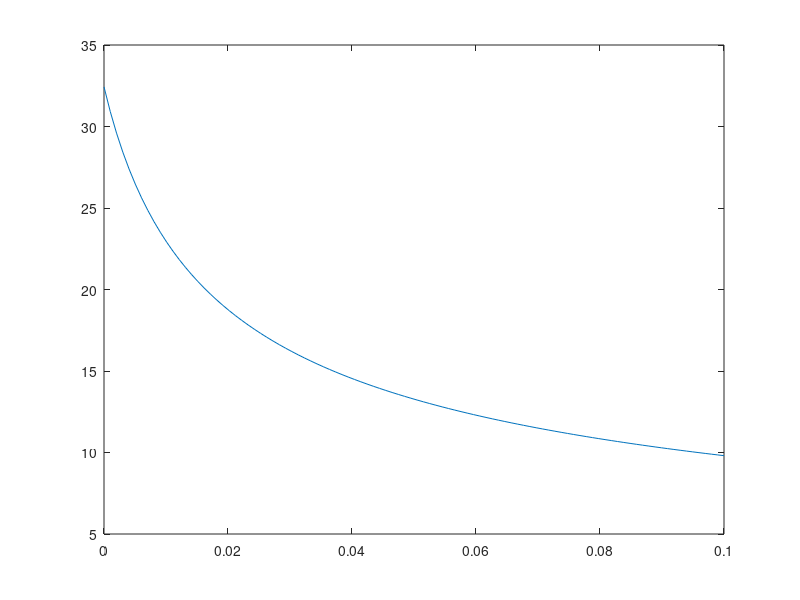
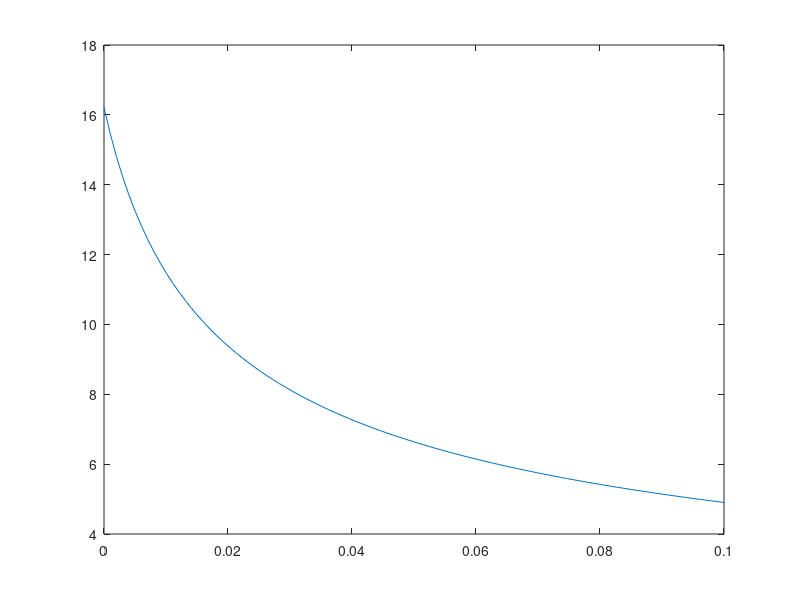
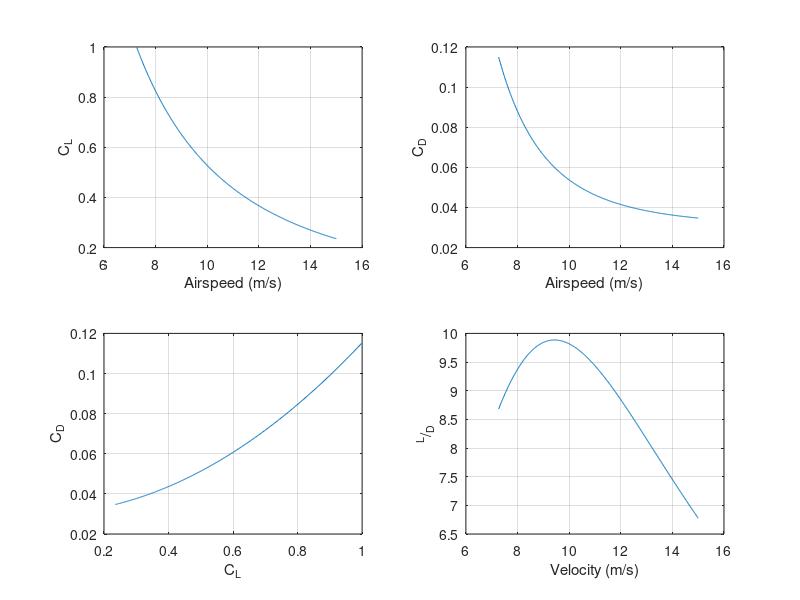
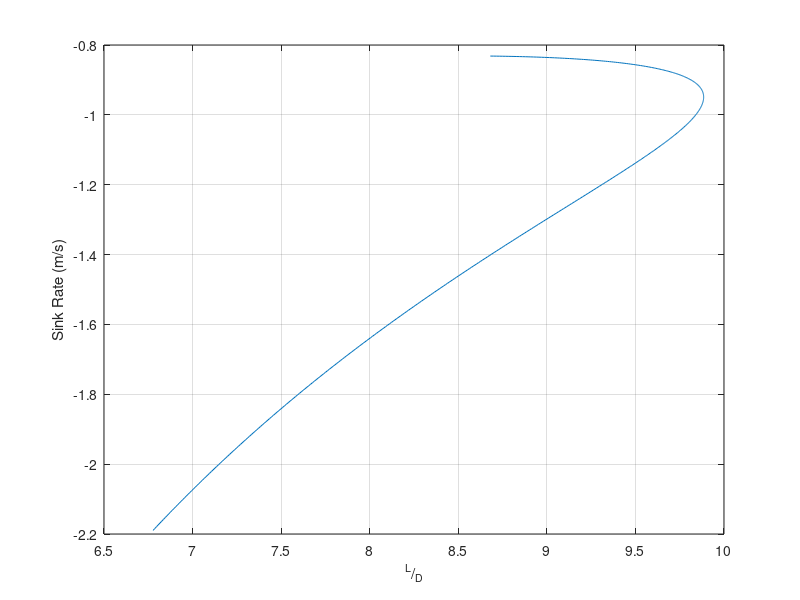

Recreate these plots in MATLAB, in order.
g = 9.805; % Gravity (m/s^2)
rho = 0.9075 * 1.225; % Density (kg/m^3) @ 1000 m ASL

%% Container
m = .6; % Mass (kg)
CDp = 1.0; % Coefficient of Drag of Parachute
A_p = linspace(0,.1); % Area of Parachute (m^2) (0.02 yields 18.7632)
CDc = 0.82; % Coefficient of Drag of Container
A_c = pi * (.125)^2 / 4; % Area of Bottom of Container

V_c = sqrt( (2 *m*g / rho) ./ ((CDp * A_p) + (CDc * A_c))); % Calculates Terminal Velocity (m/s)
figure(1)
plot(A_p,V_c)


m = .15; % Mass (kg)
CDp = 1.0; % Coefficient of Drag of Parachute
A_p = linspace(0,.1); % Area of Parachute (m^2) (0.02 yields 9.3816)
CDc = 0.82; % Coefficient of Drag of Container
A_c = pi * (.125)^2 / 4; % Area of Bottom of Container

V_c = sqrt( (2 *m*g / rho) ./ ((CDp * A_p) + (CDc * A_c))); % Calculates Terminal Velocity (m/s)
figure(2)
plot(A_p,V_c)


%% Glider
% Treats the payload design as two airfoils, one swept and the other 
r = 250; % radius of spiral

% Input Variables
m = .45; % Mass (kg)
CD0 = 0.03; % Estimated zero lift drag coefficient
c_r = .250; % root chord (m)
c_t = .040; % tip chord (m)
b_w = .433; % triangular wing span (m)
b_f = .100; % fuselage span (m)


% Flight Variables
S = c_r * b_f + (c_r + c_t) * b_w; % Area of Wing (m^2)
AR = (b_f+2*b_w)^2 / S; % Aspect Ratio of Wing
phi = atand(3/4*c_r/(c_r*b_w/(c_r-c_t))); % sweep angle of wings
V = linspace(eps,15,1000); % Velocity (m/s)
Q = rho * V.^2 / 2; % Dynamic Pressure (Pa)
CL = m * sqrt(g^2 + (V.^2/r).^2) ./ (Q * S); % Coefficient of Lift Required accounts for Spiral


% Adjusts the Velocity and CL to be reasonable
is_valid = CL < 1; 
CL = CL(is_valid);
V = V(is_valid);


% Finding the span wise efficieny
Cla = 2*pi * AR / (sqrt((AR/(cosd(phi)))^2 + 4) + 2) / (180 / pi); % 2D lift slope of Wing (per degree)
CLa = Cla * AR / (2 + sqrt(4 + AR ^ 2)); % 3D lift slope of Wing (per degree)

a2D = (CL / Cla); % 2D angle of attack
a3D = (CL / CLa); % 3D angle of attack

ai_rad = (a3D - a2D) / (180 / pi); % Angle induced between the 2D and 3D models (rad)
e = CL / (pi * AR * ai_rad); % Span wise efficiency


% Calculates CD
CD = CD0 + CL.^2/ (pi * AR * e); % Coefficient of Drag
L_D = CL ./ CD; % L/D ratio
V_z = - V ./ sqrt(L_D.^2 + 1); % Sink Rate (m/s)
V_xy = sqrt(V.^2 - V_z.^2);


% Plotting
figure(3)
subplot(2,2,1)
plot(V,CL)
xlabel 'Airspeed (m/s)'
ylabel 'C_L'
grid on
subplot(2,2,2)
plot(V,CD)
xlabel 'Airspeed (m/s)'
ylabel 'C_D'
grid on
subplot(2,2,3)
plot(CL,CD)
xlabel 'C_L'
ylabel 'C_D'
grid on
subplot(2,2,4)
plot(V,L_D)
xlabel 'Velocity (m/s)'
ylabel '^L/_D'
grid on

figure(4)
plot(L_D,V_z)
xlabel '^L/_D'
ylabel 'Sink Rate (m/s)'
grid on

figure(5)
plot(V,V_xy)
xlabel 'Airspeed (m/s)'
ylabel 'Horizontal Velocity (m/s)'
grid on

%% Final Descent
m = .45; % Mass (kg)
CDp = 1.0; % Coefficient of Drag of Parachute
A_p = linspace(0,1); % Area of Parachute (m^2) (0.1 yields 8.9095)
V = sqrt((2 *m*g / rho) ./ (CDp * A_p)); % Calculates Terminal Velocity (m/s)
figure(6)
plot(A_p,V)